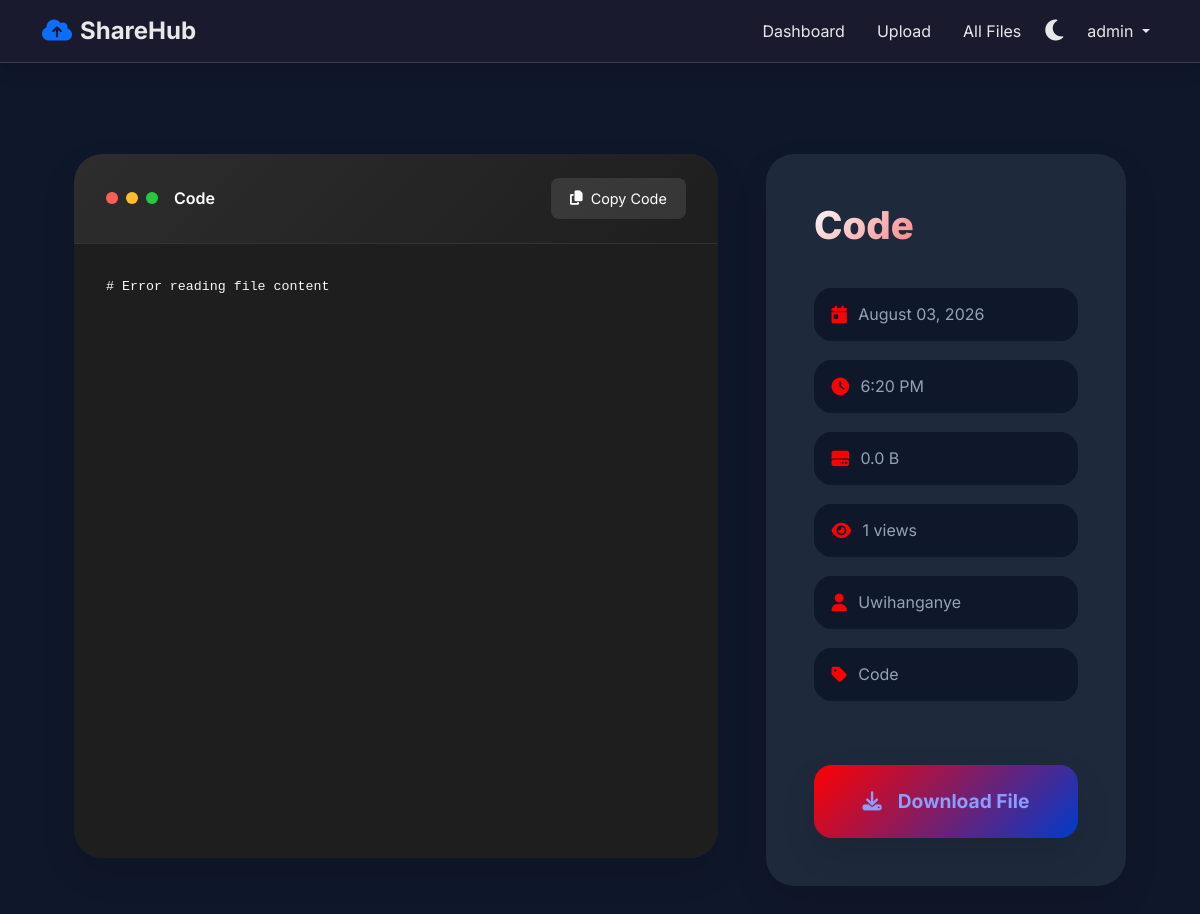
The page /view/28/ (signed in) on the database its author committed.
### home/models.py (models this page shows, shortened)
class File(models.Model):
    name = models.CharField(max_length=255)
    file = models.FileField(upload_to='uploads/')
    uploaded_by = models.ForeignKey(User, on_delete=models.CASCADE)
    upload_date = models.DateTimeField(auto_now_add=True)
    description = models.TextField(blank=True, null=True)
    file_type = models.CharField(max_length=50, blank=True, null=True)
    file_size = models.BigIntegerField(default=0)
    views = models.PositiveIntegerField(default=0)
    downloads = models.PositiveIntegerField(default=0)
    shares = models.PositiveIntegerField(default=0)
    def save(self, *args, **kwargs):
        if self.file:
            file_extension = os.path.splitext(self.file.name)[1].lower()
            self.file_type = self.get_file_type(file_extension)
            try:
                self.file_size = self.file.size
            except:
                self.file_size = 0
        super().save(*args, **kwargs)
    def get_file_type(self, extension):
        ext = extension.replace('.', '').lower()
        video_formats = ['mp4', 'avi', 'mkv', 'mov', 'webm', 'flv', 'wmv', 'm4v', 'mpg', 'mpeg']
        audio_formats = ['mp3', 'wav', 'ogg', 'm4a', 'flac', 'aac', 'wma', 'aiff']
        image_formats = ['jpg', 'jpeg', 'png', 'gif', 'bmp', 'svg', 'webp', 'ico', 'tiff']
        document_formats = ['pdf', 'doc', 'docx', 'xls', 'xlsx', 'ppt', 'pptx', 'txt', 'rtf', 'odt']
        archive_formats = ['zip', 'rar', '7z', 'tar', 'gz', 'bz2']
        code_formats = ['py', 'js', 'html', 'css', 'java', 'cpp', 'c', 'php', 'rb', 'go', 'rs']
        if ext in video_formats:
            return 'video'
        elif ext in audio_formats:
            return 'audio'
        elif ext in image_formats:
            return 'image'
        elif ext == 'pdf':
            return 'pdf'
        elif ext in document_formats:
            return 'document'
        elif ext in archive_formats:
            return 'archive'
        elif ext in code_formats:
            return 'code'
        else:
            return 'other'
    def format_file_size(self):
        size = self.file_size
        for unit in ['B', 'KB', 'MB', 'GB', 'TB']:
            if size < 1024.0:
                return f"{size:.1f} {unit}"
            size /= 1024.0
        return f"{size:.1f} PB"

### home/views.py (the view)
# urls.py: path('view/<int:file_id>/', view_file, name='view_file'),
@login_required
def view_file(request, file_id):
    file = get_object_or_404(File, id=file_id)
    if request.user != file.uploaded_by:
        file.views += 1
        file.save(update_fields=['views'])
    file.likes_count = Like.objects.filter(file=file, is_like=True).count()
    file.dislikes_count = Like.objects.filter(file=file, is_like=False).count()
    file.user_liked = Like.objects.filter(file=file, user=request.user, is_like=True).exists()
    file.user_disliked = Like.objects.filter(file=file, user=request.user, is_like=False).exists()
    code_content = None
    if file.file_type == 'code':
        try:
            file.file.seek(0)
            raw = file.file.read()
            code_content = raw.decode('utf-8', errors='replace')
        except:
            code_content = "# Error reading file content"
    return render(request, 'home/view_file.html', {
        'file': file,
        'file_type': file.file_type,
        'code_content': code_content,
    })

### home/templatetags/file_extras.py (called while the page is built)
@register.filter
def in_list(value, arg):
    if not value or not arg:
        return False
    items = [item.strip() for item in arg.split(',')]
    return str(value) in items

### home/templates/home/view_file.html (shortened to what this page needs)
{% extends 'home/base.html' %}
{% load file_extras %}
{% block content %}
{% if file.file_type == 'code' %}
<link rel="stylesheet" href="https://cdnjs.cloudflare.com/ajax/libs/highlight.js/11.9.0/styles/vs2015.min.css">
{% endif %}
<div class="viewer-container">
    <div class="preview-card">
        {% if file.file_type == 'image' %}
            <div class="image-viewer">
                <img src="{{ file.file.url }}" alt="{{ file.name }}" id="imageElement">
                <div class="image-controls">
                    <button class="img-control-btn" id="zoomBtn" title="Zoom">
                        <i class="fas fa-search-plus"></i>
                    </button>
                    <button class="img-control-btn" id="downloadImgBtn" title="Download">
                        <i class="fas fa-download"></i>
                    </button>
                    <button class="img-control-btn" id="fullscreenBtn" title="Fullscreen">
                        <i class="fas fa-expand"></i>
                    </button>
                </div>
            </div>
            <script>
                const img = document.getElementById('imageElement');
                const zoomBtn = document.getElementById('zoomBtn');
                const fullscreenBtn = document.getElementById('fullscreenBtn');
                const downloadImgBtn = document.getElementById('downloadImgBtn');
                const imageViewer = document.querySelector('.image-viewer');
                zoomBtn.addEventListener('click', () => {
                    img.classList.toggle('zoomed');
                    zoomBtn.querySelector('i').classList.toggle('fa-search-plus');
                    zoomBtn.querySelector('i').classList.toggle('fa-search-minus');
                });
                img.addEventListener('click', () => {
                    img.classList.toggle('zoomed');
                });
                fullscreenBtn.addEventListener('click', () => {
                    if (imageViewer.requestFullscreen) {
                        imageViewer.requestFullscreen();
                    }
                });
                downloadImgBtn.addEventListener('click', () => {
                    window.location.href = '{% url "download_file" file.id %}';
                });
            </script>
        {% elif file.file_type == 'code' %}
            <div class="code-viewer">
                <div class="code-header">
                    <div class="code-title">
                        <div class="code-dots">
                            <span class="code-dot red"></span>
                            <span class="code-dot yellow"></span>
                            <span class="code-dot green"></span>
                        </div>
                        <span class="code-filename">{{ file.name }}</span>
                    </div>
                    <button class="copy-code-btn" id="copyCodeBtn">
                        <i class="fas fa-copy"></i>
                        <span>Copy Code</span>
                    </button>
                </div>
                <div class="code-content">
                    <pre><code id="codeContent">{{ code_content|default:"# Unable to display file content" }}</code></pre>
                </div>
            </div>
        {% endif %}
    </div>
    <div class="info-card">
        <div>
            <h1>{{ file.name }}</h1>
        </div>
        <div class="meta-grid">
            <div class="meta-item"><i class="fas fa-calendar-day"></i> {{ file.upload_date|date:"F d, Y" }}</div>
            <div class="meta-item"><i class="fas fa-clock"></i> {{ file.upload_date|date:"g:i A" }}</div>
            <div class="meta-item"><i class="fas fa-hdd"></i> {{ file.format_file_size }}</div>
            <div class="meta-item"><i class="fas fa-eye"></i> {{ file.views }} views</div>
            <div class="meta-item"><i class="fas fa-user"></i> {{ file.uploaded_by.username }}</div>
            <div class="meta-item"><i class="fas fa-tag"></i> {{ file.file_type|title }}</div>
        </div>
        <div class="download-action">
            <a href="{% url 'download_file' file.id %}" class="btn-download">
                <i class="fas fa-download"></i> Download File
            </a>
        </div>
    </div>
</div>
{% endblock %}

### backup/templates/home/base.html (shortened to what this page needs)
<!DOCTYPE html>
<html lang="en">
<head>
    <link href="https://cdn.jsdelivr.net/npm/bootstrap@5.3.3/dist/css/bootstrap.min.css" rel="stylesheet">
    <link href="https://cdnjs.cloudflare.com/ajax/libs/font-awesome/6.5.2/css/all.min.css" rel="stylesheet">
</head>
<body data-theme="dark">
    <nav class="navbar navbar-expand-lg fixed-top">
        <div class="container">
            <a class="navbar-brand fw-bold fs-4" href="{% if user.is_authenticated %}{% url 'dashboard' %}{% else %}{% url 'login' %}{% endif %}">
                <i class="fas fa-cloud-upload-alt text-primary me-2"></i>ShareHub
            </a>
            <div class="collapse navbar-collapse" id="navbarNav">
                <ul class="navbar-nav ms-auto align-items-center gap-3">
                    {% if user.is_authenticated %}
                        <li class="nav-item"><a class="nav-link" href="{% url 'dashboard' %}">Dashboard</a></li>
                        <li class="nav-item"><a class="nav-link" href="{% url 'upload' %}">Upload</a></li>
                        <li class="nav-item"><a class="nav-link" href="{% url 'all_files' %}">All Files</a></li>
                        <li class="nav-item">
                            <span class="theme-toggle" onclick="toggleTheme()">
                                <i class="fas fa-moon" id="theme-icon"></i>
                            </span>
                        </li>
                        <li class="nav-item dropdown">
                            <a class="nav-link dropdown-toggle" href="#" data-bs-toggle="dropdown">
                                {{ user.username }}
                            </a>
                        </li>
                    {% else %}
                        <li class="nav-item"><a class="nav-link btn btn-outline-light px-4" href="{% url 'login' %}">Login</a></li>
                        <li class="nav-item"><a class="nav-link btn btn-light text-dark px-4" href="{% url 'register' %}">Sign Up</a></li>
                    {% endif %}
                </ul>
            </div>
        </div>
    </nav>
    <div class="main-container container">
        {% block content %}{% endblock %}
    </div>
</body>
</html>

### backup/templates/home/base.html (style rules this page uses)
:root { --bg: #0f0f0f; --navbar: #1a1a2e; --text: #e8e8e8; --muted: #aaaaaa; --card: rgba(255, 255, 255, 0.08); --border: rgba(255, 255, 255, 0.12); --link: #8b9eff; }
body { font-family: 'Inter', sans-serif; background: var(--bg); color: var(--text) !important; min-height: 100vh; margin: 0; transition: all 0.3s ease; }
.navbar { background: var(--navbar) !important; border-bottom: 1px solid var(--border); box-shadow: 0 4px 20px rgba(0,0,0,0.15); }
.navbar .navbar-brand, .navbar .nav-link, .navbar .dropdown-item, .navbar .btn { color: var(--text) !important; }
a { color: var(--link) !important; }
.main-container { padding-top: 90px; }
.theme-toggle { cursor: pointer; font-size: 1.5rem; }

### rows shown on the page
File: name "Code", upload_date "August 03, 2026", upload_date "6:20 PM", format_file_size "0.0 B", views "1", uploaded_by.username "Uwihanganye", file_type "Code"

### other values the page prints
{{ user.username }} "admin"
{{ code_content|default:"# Unable to display file content" }} "# Error reading file content"
